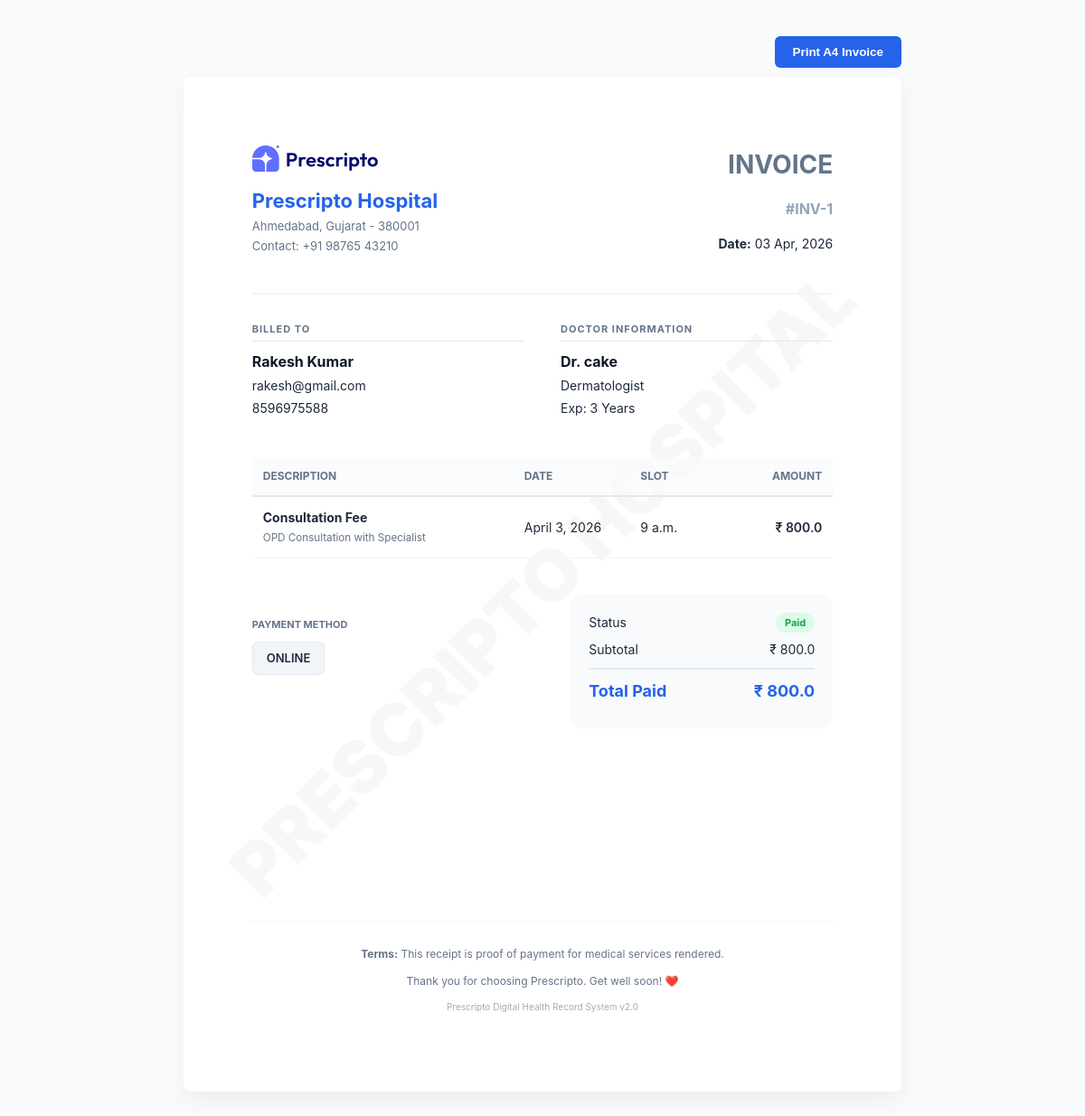
/dash_admin/bill/1/ (signed in), run on the app's committed database.
### appointment/models.py (models this page shows, shortened)
class Billing(models.Model):
    PAYMENT_STATUS = (
        ('Paid', 'Paid'),
        ('Unpaid', 'Unpaid'),
    )
    appointment = models.OneToOneField(Appointment, on_delete=models.CASCADE)
    amount = models.FloatField()
    payment_status = models.CharField(max_length=10, choices=PAYMENT_STATUS, default='Unpaid')
    created_at = models.DateTimeField(auto_now_add=True)

class Appointment(models.Model):
    STATUS_CHOICES = (
        ('Pending', 'Pending'),
        ('Approved', 'Approved'),
        ('Cancelled', 'Cancelled'),
    )
    PAYMENT_METHOD = (
        ('Cash', 'Cash'),
        ('Online', 'Online'),
    )
    user = models.ForeignKey(
        Patients,
        on_delete=models.CASCADE,
        related_name='appointments'
    )
    doctor = models.ForeignKey(Doctor, on_delete=models.CASCADE)
    appointment_date = models.DateField()
    appointment_time = models.TimeField()
    status = models.CharField(max_length=10, choices=STATUS_CHOICES, default='Pending')
    payment_method = models.CharField(max_length=10, choices=PAYMENT_METHOD, default='Cash')
    is_billed = models.BooleanField(default=False)
    created_at = models.DateTimeField(auto_now_add=True)

class Patients(models.Model):
    username = models.CharField(max_length=100)
    email = models.EmailField()
    password = models.CharField(max_length=100)
    phone = models.CharField(max_length=15, blank=True)
    city = models.CharField(max_length=100, blank=True)
    address = models.TextField(blank=True)
    profile_image = CloudinaryField('image', folder='patients_image')

class Doctor(models.Model):
    image = CloudinaryField('image', folder='doctor_image')
    name = models.CharField(max_length=100)
    email = models.EmailField()
    username = models.CharField(max_length=255, unique=True)
    password = models.CharField(max_length=100)
    experience = models.IntegerField()
    fees = models.FloatField()
    category = models.ForeignKey(Category, on_delete=models.CASCADE)
    degree = models.CharField(max_length=50)
    about = models.TextField()
    address = models.TextField()
    available = models.BooleanField(default=True)

class Category(models.Model):
    name = models.CharField(max_length=100)
    def __str__(self):
        return self.name

### appointment/views.py (the view)
# urls.py: path('dash_admin/bill/<int:id>/', views.billing_invoice, name='billing_invoice'),
@login_required(login_url='/dash_login')
@staff_member_required
def billing_invoice(request, id):
    bill = get_object_or_404(Billing, id=id)
    return render(request, 'dashboard/billing_invoice.html', {
        'bill': bill
    })

### templates/dashboard/billing_invoice.html (shortened to what this page needs)
{% load static %}
<!DOCTYPE html>
<html lang="en">
<head>
</head>
<body>
    <div class="print-btn-container">
        <button class="btn-print" onclick="window.print()">Print A4 Invoice</button>
    </div>
    <div class="invoice-box">
        <div class="header">
            <div class="logo-section">
                <img src="{% static 'assets/assets_frontend/logo.svg' %}" alt="Prescripto Logo">
                <div class="hospital-details">
                    <h3>Prescripto Hospital</h3>
                    <p>Ahmedabad, Gujarat - 380001</p>
                    <p>Contact: +91 98765 43210</p>
                </div>
            </div>
            <div style="text-align: right;">
                <h2 style="margin:0; color: #64748b; font-size: 28px;">INVOICE</h2>
                <p style="color: #94a3b8; font-weight: bold;">#INV-{{ bill.id }}</p>
                <p style="font-size: 14px;"><strong>Date:</strong> {{ bill.created_at|date:"d M, Y" }}</p>
            </div>
        </div>
        <div class="info-grid">
            <div class="info-block">
                <h6>Billed To</h6>
                <p><strong>{{ bill.appointment.user.username }}</strong></p>
                <p>{{ bill.appointment.user.email }}</p>
                <p>{{ bill.appointment.user.phone }}</p>
            </div>
            <div class="info-block">
                <h6>Doctor Information</h6>
                <p><strong>Dr. {{ bill.appointment.doctor.name }}</strong></p>
                <p>{{ bill.appointment.doctor.category }}</p>
                <p>Exp: {{ bill.appointment.doctor.experience }} Years</p>
            </div>
        </div>
        <table>
            <thead>
                <tr>
                    <th width="45%">Description</th>
                    <th width="20%">Date</th>
                    <th width="15%">Slot</th>
                    <th width="20%" style="text-align: right;">Amount</th>
                </tr>
            </thead>
            <tbody>
                <tr>
                    <td>
                        <strong>Consultation Fee</strong><br>
                        <small style="color: #64748b;">OPD Consultation with Specialist</small>
                    </td>
                    <td>{{ bill.appointment.appointment_date }}</td>
                    <td>{{ bill.appointment.appointment_time }}</td>
                    <td style="text-align: right; font-weight: 600;">₹ {{ bill.amount }}</td>
                </tr>
            </tbody>
        </table>
        <div class="summary-wrapper">
            <div class="payment-method-box">
                <h6>Payment Method</h6>
                <div class="method-badge">
                    {% if bill.appointment.payment_method %}
                        {{ bill.appointment.payment_method|upper }}
                    {% else %}
                        ONLINE / UPI
                    {% endif %}
                </div>
            </div>
            <div class="total-card">
                <div class="total-row">
                    <span>Status</span>
                    <span class="status-badge {% if bill.payment_status == 'Paid' %}status-paid{% else %}status-unpaid{% endif %}">
                        {{ bill.payment_status }}
                    </span>
                </div>
                <div class="total-row">
                    <span>Subtotal</span>
                    <span>₹ {{ bill.amount }}</span>
                </div>
                <div class="total-row grand-total">
                    <span>Total Paid</span>
                    <span>₹ {{ bill.amount }}</span>
                </div>
            </div>
        </div>
        <div class="footer">
            <p><strong>Terms:</strong> This receipt is proof of payment for medical services rendered.</p>
            <p>Thank you for choosing Prescripto. Get well soon! ❤️</p>
            <p style="margin-top: 5px; opacity: 0.6; font-size: 10px;">Prescripto Digital Health Record System v2.0</p>
        </div>
    </div>
</body>
</html>

### templates/dashboard/billing_invoice.html (style rules this page uses)
:root { --primary-color: #2563eb; --secondary-color: #64748b; --success-color: #16a34a; --danger-color: #dc2626; --bg-color: #f8fafc; --text-dark: #1e293b; }
body { font-family: 'Inter', 'Segoe UI', Roboto, sans-serif; background-color: var(--bg-color); color: var(--text-dark); margin: 0; padding: 40px 0; line-height: 1.5; }
.invoice-box { width: 210mm; min-height: 297mm; margin: auto; background: #fff; padding: 20mm; box-sizing: border-box; border-radius: 8px; box-shadow: 0 10px 25px rgba(0,0,0,0.05); position: relative; overflow: hidden; }
.invoice-box::before { content: "PRESCRIPTO HOSPITAL"; position: absolute; top: 50%; left: 50%; transform: translate(-50%, -50%) rotate(-45deg); font-size: 80px; font-weight: 900; color: rgba(0, 0, 0, 0.03); white-space: nowrap; z-index: 0; pointer-events: none; }
.header, .info-grid, table, .summary-wrapper, .footer { position: relative; z-index: 1; }
.header { display: flex; justify-content: space-between; align-items: flex-start; border-bottom: 2px solid #f1f5f9; padding-bottom: 30px; margin-bottom: 30px; }
.logo-section img { width: 140px; height: auto; margin-bottom: 10px; }
.hospital-details h3 { margin: 0; color: var(--primary-color); font-size: 22px; }
.hospital-details p { margin: 2px 0; font-size: 13px; color: var(--secondary-color); }
.info-grid { display: grid; grid-template-columns: 1fr 1fr; gap: 40px; margin-bottom: 40px; }
.info-block h6 { text-transform: uppercase; letter-spacing: 1px; color: var(--secondary-color); margin: 0 0 10px 0; font-size: 11px; border-bottom: 1px solid #e2e8f0; padding-bottom: 5px; }
.info-block p { margin: 4px 0; font-size: 14px; }
.info-block strong { color: #0f172a; font-size: 16px; }
table { width: 100%; border-collapse: collapse; margin: 20px 0; }
table th { background-color: rgba(248, 250, 252, 0.8); color: var(--secondary-color); text-align: left; padding: 12px; font-size: 12px; text-transform: uppercase; border-bottom: 2px solid #e2e8f0; }
table td { padding: 12px; border-bottom: 1px solid #f1f5f9; font-size: 14px; }
.summary-wrapper { display: flex; justify-content: space-between; margin-top: 40px; }
.payment-method-box { width: 40%; }
.payment-method-box h6 { text-transform: uppercase; font-size: 11px; color: var(--secondary-color); margin-bottom: 10px; }
.method-badge { background: #f1f5f9; padding: 8px 15px; border-radius: 6px; font-weight: 600; font-size: 13px; color: var(--text-dark); display: inline-block; border: 1px solid #e2e8f0; }
.total-card { width: 250px; background: rgba(248, 250, 252, 0.9); padding: 20px; border-radius: 12px; }
.total-row { display: flex; justify-content: space-between; margin-bottom: 8px; font-size: 14px; }
.total-row.grand-total { margin-top: 10px; padding-top: 10px; border-top: 2px solid #e2e8f0; font-weight: bold; font-size: 18px; color: var(--primary-color); }
.status-badge { padding: 3px 10px; border-radius: 15px; font-size: 11px; font-weight: 700; }
.status-paid { background: #dcfce7; color: var(--success-color); }
.footer { position: absolute; bottom: 20mm; left: 20mm; right: 20mm; border-top: 1px solid #f1f5f9; text-align: center; color: var(--secondary-color); font-size: 12px; padding-top: 15px; }
.print-btn-container { width: 210mm; margin: 0 auto 10px auto; text-align: right; }
.btn-print { background: var(--primary-color); color: white; border: none; padding: 10px 20px; border-radius: 6px; font-weight: 600; cursor: pointer; }

### data on the page
Billing: id "1", created_at "03 Apr, 2026", appointment.user.username "Rakesh Kumar", appointment.user.email "rakesh@gmail.com", appointment.user.phone "8596975588", appointment.doctor.name "cake", appointment.doctor.category "Dermatologist", appointment.doctor.experience "3", appointment.appointment_date "April 3, 2026", appointment.appointment_time "9 a.m.", amount "800.0", appointment.payment_method "ONLINE", payment_status "Paid"
